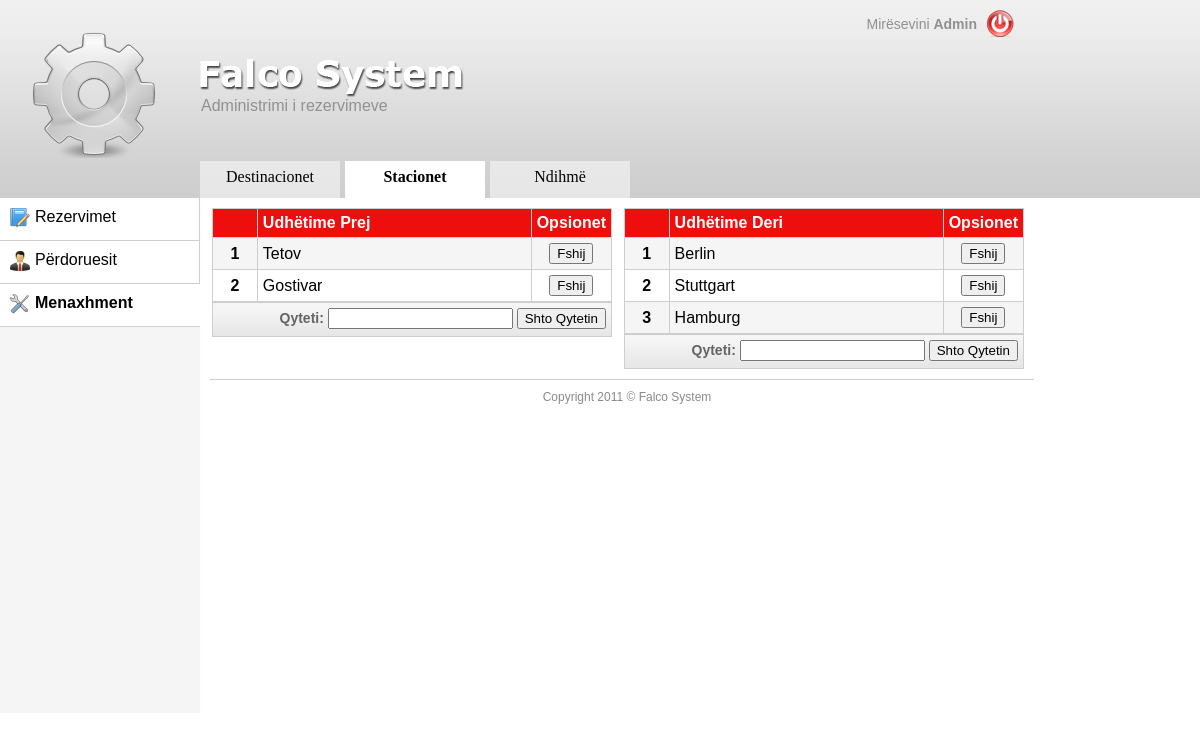
The page /index.php?menu=menaxhment&submenu=stacionet (signed in) on the database as committed earlier.
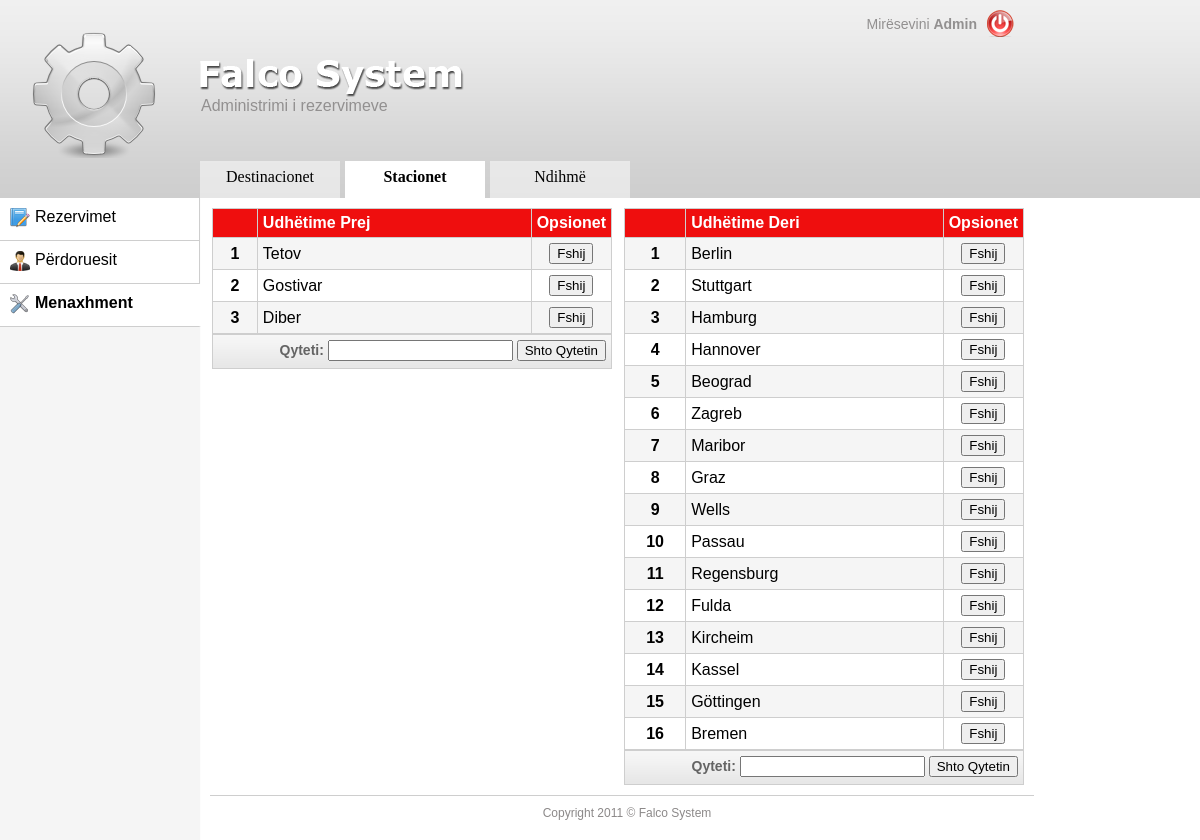
The same page on the database as committed later.
### tables this page shows
CREATE TABLE IF NOT EXISTS `destinations` (
  `dest_id` int(50) NOT NULL AUTO_INCREMENT,
  `name` varchar(255) NOT NULL,
  `direction` enum('1','2') NOT NULL,
  PRIMARY KEY (`dest_id`)
);

### classes/class.db.php (called while the page is built, shortened)
<?php
class MySQL
{
  private $db_con = null;
  public function connect($db_host, $db_user, $db_pass, $db_name = null, $db_persist = false)
  {
    if($db_persist)
      $this->db_con = @mysql_pconnect($db_host, $db_user, $db_pass);
    else
      $this->db_con = @mysql_connect($db_host, $db_user, $db_pass);
    return true;
  }
  public function select_db($db_name)
  {
    if($this->db_con)
    {
      $success = @mysql_select_db($db_name, $this->db_con);
      return $success ? true : false;
    }
    else
    {
      trigger_error('Must be connected to a MySQL Server', E_USER_NOTICE);
      return false;
    }
  }
  public function query($db_query, $unbuffered = false)
  {
    if($this->db_con)
    {
      if($unbuffered)
        return @mysql_unbuffered_query($db_query, $this->db_con);
      else
        return @mysql_query($db_query, $this->db_con);
    }
    else
    {
      trigger_error('Must be connected to a MySQL Server', E_USER_NOTICE);
      return false;
    }
  }
}
?>

### classes/controller.php (called while the page is built, shortened)
<?php
class controller {
function menu_switcher() {
global $page;
	switch ($page) {
			case 'menaxhment':
			return $this->menaxhment_switcher();
			break;
		}
	}
function menaxhment_switcher() {
require_once 'managment.class.php';
global $subpage;
	switch ($subpage) {
		case 'stacionet':
			return managment::stacionet();
		break;
	}
}
}
?>

### classes/managment.class.php (the view, shortened to what this page needs)
<?php
class managment {
static function stacionet() {
global $db;
$error='';
	$numri1 = $db->query("SELECT * FROM destinations WHERE direction='1';");
	$numri2 = $db->query("SELECT * FROM destinations WHERE direction='2';");
		$i = 1;
		$direction1='';
		$direction2='';
		while ($row = mysql_fetch_array($numri1)) {
			if ($i % 2 != "0")
			  $rowColor = "bgC1";
			else
	  		  $rowColor = "bgC2";
			$direction1 .= '<tr class="'.$rowColor.'">
								<td style="text-align:center;"><strong>'.$i.'</strong></td>
								<td>'.$row['name'].'</td>
								<td style="text-align:center;">
									<form action="" method="POST">
									<input type="hidden" name="prej_or_deri" value="prej">
									<input type="hidden" name="city" value="'.$row['name'].'">
									<input type="submit" name="delete_city" value="Fshij">
									</form>
								</td>
							</tr>';
		$i++;
		}
		$i = 1;
		while ($row = mysql_fetch_array($numri2)) {
			if ($i % 2 != "0")
			  $rowColor = "bgC1";
			else
	  		  $rowColor = "bgC2";
			$direction2 .= '<tr class="'.$rowColor.'">
								<td style="text-align:center;"><strong>'.$i.'</strong></td>
								<td>'.$row['name'].'</td>
								<td style="text-align:center;">
									<form action="" method="POST">
									<input type="hidden" name="prej_or_deri" value="deri">
									<input type="hidden" name="city" value="'.$row['name'].'">
									<input type="submit" name="delete_city" value="Fshij">
									</form>
								</td>
							</tr>';
		$i++;
		}
		$table1 =  '<div class="cities">
					<table width="100%"  class="extra" cellspacing="1" cellpadding="5" border="0" >
					<tr class="bgC3" style="font-weight:bold;">
						<td></td>
						<td>Udhëtime Prej</td>
						<td width="20" >Opsionet</td>
					</tr>
					'.$direction1.'
					</table>
						<div class="buttoni">
							<form action="" method="POST">
							<label for="new_city">Qyteti:</label>
							<input type="text" name="new_city">
							<input type="hidden" name="direction" value="1">
							<input type="submit" name="new_dest" value="Shto Qytetin">
							</form>
						</div>
					</div>';
		$table2 = '<div class="cities">
					<table width="100%"  class="extra" cellspacing="1" cellpadding="5" border="0" >
					<tr class="bgC3" style="font-weight:bold;">
						<td></td>
						<td>Udhëtime Deri</td>
						<td width="20" >Opsionet</td>
					</tr>
					'.$direction2.'
					</table>
						<div class="buttoni">
							<form action="" method="POST">
							<label for="new_city">Qyteti:</label>
							<input type="text" name="new_city">
							<input type="hidden" name="direction" value="2">
							<input type="submit" name="new_dest" value="Shto Qytetin">
							</form>
						</div>
					</div>';
		return $error.$table1.$table2;
}
}
?>

### index.php (shortened to what this page needs)
<?php
$page = $_GET['menu'];
$subpage = $_GET['submenu'];
require_once 'classes/design.php';
$design = new HTML();
require_once 'classes/functions.php';
require_once 'classes/controller.php';
$control = new controller();
require_once 'classes/class.db.php';
$db = new MySQL(DB_SERVER, DB_USER, DB_PASSWORD, DB_NAME, false);
echo $design->header();
echo '<div id="contentWrapper">'.$design->LeftSide().$design->RightSide().'</div>';
echo $design->footer();
?>

### classes/design.php (shortened to what this page needs)
<?php
class HTML{
public function header() {
	return '
<!DOCTYPE html PUBLIC "-//W3C//DTD XHTML 1.0 Transitional//EN" "http://www.w3.org/TR/xhtml1/DTD/xhtml1-transitional.dtd">
<html xmlns="http://www.w3.org/1999/xhtml">
<head>
<link rel="stylesheet" href="css/style.css" />
<link rel="stylesheet" href="css/calendar.css">
<title>'.WEB_NAME.' | Paneli administrues</title>
</head>
<body>
<div id="wrapper">
	<div id="header">
	<div class="BigLogo"></div>
		<div class="logoWrapper">
			<img class="logo" src="css/images/logo.png" alt="Falco System" />
			<p class="slogan">Administrimi i rezervimeve</p>
		</div>
		<div class="RightSettingsWrapper">
			<p class="Welcome">Mirësevini <strong>'.ucfirst($_SESSION['username']).'</strong></p>
			<a class="shutdown" href="login.php?status=loggedout"><img style="border:0;" src="css/images/shutdown.png" /></a>
		</div>
		<div class="topNavigation">
		'.funksionet::menu_for_reservations().'
		</div>
	</div>
';
}
public function LeftSide() {
return funksionet::left_menu();
}
public function RightSide() {
global $control;
return '
<div id="rightside">
'.$control->menu_switcher().'
<div class="footeri">
	<div class="RightFooter">Copyright '.date("Y").' © Falco System</div>
</div>
</div>
';
}
public function footer() {
return '
</div>
</body>
</html>
';
}
}
?>

### classes/functions.php (shortened to what this page needs)
<?php
class funksionet {
static function menu_for_reservations() {
	global $page, $subpage;
if ($_SESSION['roli'] == 'admin') {
	switch ($page) {
		case 'menaxhment':
			$topNavigation = array('Destinacionet','Stacionet','Ndihmë');
		break;
	}
}
	$topnavi = '';
	foreach ($topNavigation as $row) {
		if(funksionet::SpecialcharsCleaner($row) == ucfirst($_GET['submenu']))
			$css = 'topNavigationCurrent';
		else
			$css = 'topNavigationLinks';
		$topnavi.= '<a  class="menu_top  '.$css.'" href="index.php?menu='.$page.'&submenu='.funksionet::SpecialcharsCleaner(strtolower($row)).'">'.$row.'</a>';
	}
	return $topnavi;
}
static function left_menu() {
$page = $_GET['menu'];
	if($_SESSION['roli'] == 'agent') {
		$leftNavigation = array('Rezervimet');
	}
	else {
		$leftNavigation = array('Rezervimet','Përdoruesit','Menaxhment');
	}
	$navi = '';
	foreach($leftNavigation as $row){
		if(funksionet::SpecialcharsCleaner($row) == ucfirst($_GET['menu']))
			$css = 'leftNavigationCurrent';
		else
			$css = 'LeftNavigationLinks';
		$navi .= '<a  class="menu_links '.$css.'" href="index.php?menu='.funksionet::SpecialcharsCleaner(strtolower($row)).'"><p class="menus">
					<img src="images/'.funksionet::SpecialcharsCleaner(strtolower($row)).'.png" class="left_menu_icon" >
					'.$row.'</p></a>';
	}
		return '<div id="leftside">
				'.$navi.'
				</div>
				';
}
static function SpecialcharsCleaner($string) {
$patterns = array();				$replacements = array();
$patterns[0] = '/ë/';				$replacements[2] = 'e';
$patterns[1] = '/ç/';				$replacements[1] = 'c';
$patterns[2] = '/Ç/';				$replacements[0] = 'C';
return preg_replace($patterns, $replacements, $string);
}
}

### css/style.css (style rules this page uses)
html, body { font-family: helvetica, arial, sans-serif; margin: 0; padding: 0; background:url("images/header_bg.jpg") repeat-x; }
#wrapper { width: 1024px; height: 100%; margin:0; padding:0; float: left; }
#header { height: 198px; width: 100%; }
.shutdown { float: left; border: 0; margin-right: 10px; margin-top: 10px; }
.Welcome { float: left; border: 0; margin-right: 10px; margin-top: 16px; font-family: Arial, serif, inherit; font-size: 14px; color: #929090; }
.BigLogo { background: url("images/image_logo.png"); width: 128px; height: 128px; position: relative; float: left; left: 30px; top: 30px; }
.logoWrapper { float: left; height: 124px; left: 40px; margin-top: 37px; position: relative; width: 300px; }
.logo { margin:20px 0 0 30px; float: left; }
.slogan { font-size:16px; color: #929090; float: left; margin-left: 33px; margin-top: 0; }
.RightSettingsWrapper { float: right; min-width: 156px; }
#leftside { width: 200px; min-height: 515px; float:left; }
#contentWrapper { background-color: #FFFFFF; background-image: url("images/content_bg.jpg"); float: left; background-repeat: repeat-y; }
.menus { margin-left:10px; margin-top:; margin-top:10px; }
.menu_links { width: 199px; height: 42px; color:#000000; border-bottom:1px solid #CECECE; border-right:1px solid #cecece; float:left; text-decoration: none; background-color:#f9f9f9; }
.menu_top { color:#000000; text-decoration: none; }
a.menu_links:link { background-color: white; text-decoration: none; }
#rightside { float:left; width: 824px; }
.topNavigation { clear:both; margin-left: 200px; }
.topNavigation a { background-image: url("../images/ts.png"); display: inline-block; font-size: 16px; height: 31px; text-align: center; text-decoration: none; width: 140px; padding-top:7px; margin-right:5px; font-family: Trebuchet MS; }
.topNavigationCurrent { background-color: white; font-weight: bold; color: #000000; }
.leftNavigationCurrent { background-color: white; font-weight: bold; color: black; border-right: 2px solid #FFFFFF; }
.left_menu_icon { float:left; position:relative; margin-right: 5px; border:0; }
table.extra { background-color: #CECECE; position: relative; }
.bgC1 { background-color: #F5F5F5; }
.bgC2 { background-color: #FFFFFF; }
.bgC3 { background-color: #EF0E0E; color:#FFFFFF; }
.footeri { float: left; width: 100%; }
.RightFooter { border-top:1px solid #CECECE; color: #8C8989; float: left; width: 814px; padding-left:10px; padding-top:10px; text-align: center; font-size:12px; margin-left:10px; margin-top:10px; margin-bottom:20px; }
.buttoni { border:1px solid #CECECE; text-align: right; height: 28px; padding-top:5px; padding-right:5px; color: #646464; background:url('images/top-menu-item-bg.gif'); font-weight: bold; text-decoration: none; font-size:14px; }
.cities { float: left; width: 400px; margin-left:12px; margin-top:10px; }

Rows that differ between the two databases and show on the page:
added destinations: name "Diber"
added destinations: name "Hannover"
added destinations: name "Beograd"
added destinations: name "Zagreb"
added destinations: name "Maribor"
added destinations: name "Graz"
added destinations: name "Wells"
added destinations: name "Passau"
added destinations: name "Regensburg"
added destinations: name "Fulda"
added destinations: name "Kircheim"
added destinations: name "Kassel"
added destinations: name "Göttingen"
added destinations: name "Bremen"
